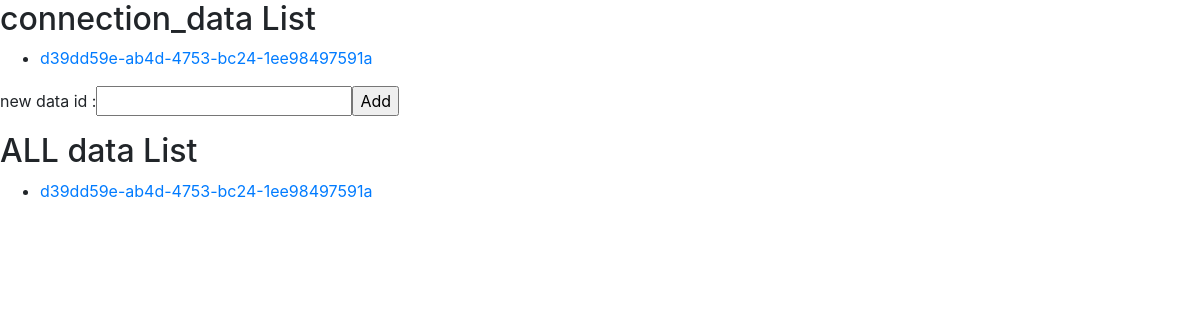
Screenshot of /api/v1/connection/0cf49c6a-db4a-44a9-90a8-1d0bbc6dd4dc/data/ with the database file from the repository.
### connection/models.py (models this page shows)
class Connection_Data(models.Model):
    connection=models.ForeignKey(Connection, on_delete=models.CASCADE)
    data=models.ForeignKey('data.Data', on_delete=models.CASCADE)

### data/models.py (models this page shows)
class Data(models.Model):
    DATA_TYPE = [
        ('integer', 'integer'),
        ('string', 'string'),
        ('number', 'number'),
        ('boolean', 'boolean')
    ]
    id = models.CharField(max_length=36, primary_key=True, default=uuid.uuid4())
    name = models.CharField(max_length=50)
    primitive = models.CharField(max_length=7, choices=DATA_TYPE)
    is_category = models.BooleanField()
    has_length_limit = models.BooleanField(null=True)
    has_range_limit = models.BooleanField(null=True)
    default_value = models.TextField(null=True)
    unit_of_value = models.CharField(max_length=10)
    min_length = models.IntegerField(null=True)
    max_length= models.IntegerField(null=True)
    format = models.TextField(null=True)
    pattern = models.TextField(null=True)
    minimum = models.BigIntegerField(null=True)
    maximum = models.BigIntegerField(null=True)
    multiple_of = models.IntegerField(null=True)
    created_at = models.DateTimeField(auto_now_add= True)
    updated_at = models.DateTimeField(auto_now=True)

### connection/views.py (the view, shortened to what this page needs)
# urls.py: path('<connection_id>/data/', views.connection_data),
@csrf_exempt
def connection_data(request, connection_id):
    if request.method == 'GET':
        connection_data_list = Connection_Data.objects.filter(connection_id=connection_id)
        data_list = Data.objects.all()
        context = {'category': 'connection', 'sub_category': 'data', 'included_list': connection_data_list,
                   'sub_list': data_list}
        return render(request, 'capabilitydataviewer.html', context)

### templates/capabilitydataviewer.html
{% load static %}
<link rel="stylesheet" type="text/css" href="{% static 'bootstrap.min.css' %}">
<h2>{{ category }}_data List</h2>
{% if included_list %}
    <ul>
    {% for included in included_list %}
        <div class = "form-inline form-group">
            <li><a href="{{ included.data.id }}">{{ included.data.id }}</a></li>
        </div>
    {% endfor %}
    </ul>
    {% else %}
    <p>There is no {{ sub_category }} in {{ category }}</p>
{% endif %}
<form method = "POST">
        <div class = "form-inline form-group">
            <label> new data id : </label><label>
            <input name="id" type="text">
            <input type="submit" value = "Add">
        </label>
        </div>
</form>
<h2> ALL {{ sub_category }} List</h2>
{% if sub_list %}
    <ul>
    {% for item in sub_list %}
      <li><a href='/api/v1/{{ sub_category }}/{{ item.id }}'>{{ item.id }}</a></li>
    {% endfor %}
    </ul>
{% endif %}

### rows the page displays
Connection_Data: data.id "d39dd59e-ab4d-4753-bc24-1ee98497591a"
Data: id "d39dd59e-ab4d-4753-bc24-1ee98497591a"

### other values shown
{{ category }} "connection"
{{ sub_category }} "data"
